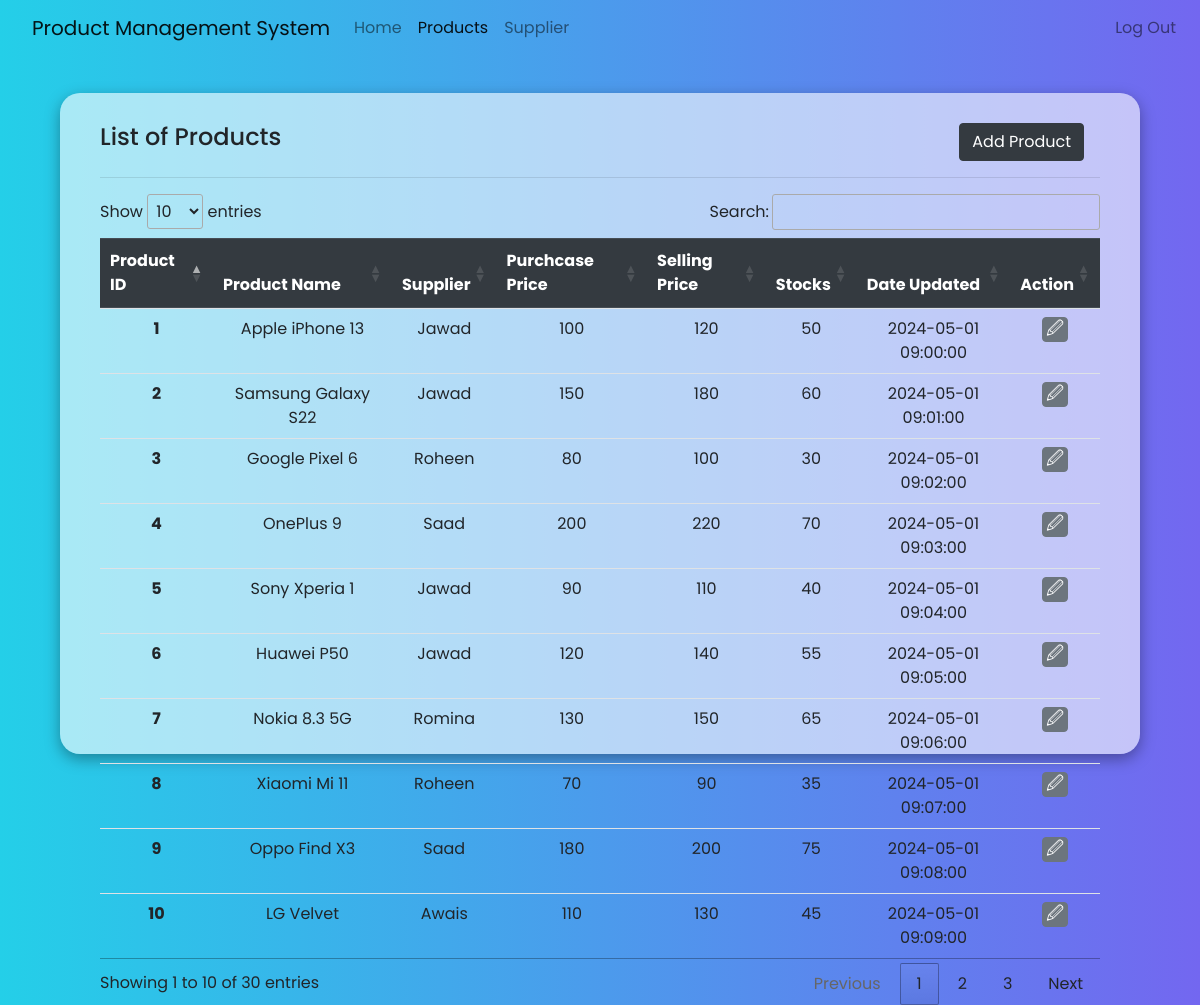
/products.php, run on the app's committed database.
### tables this page shows
CREATE TABLE `tbl_product` (
  `tbl_product_id` int(11) NOT NULL,
  `product_name` varchar(255) NOT NULL,
  `tbl_supplier_id` int(11) NOT NULL,
  `purchase` int(11) NOT NULL,
  `selling` int(11) NOT NULL,
  `stock` int(11) NOT NULL,
  `date_updated` timestamp NOT NULL DEFAULT current_timestamp() ON UPDATE current_timestamp()
);

CREATE TABLE `tbl_supplier` (
  `tbl_supplier_id` int(11) NOT NULL,
  `supplier_name` varchar(255) NOT NULL,
  `supplier_contact` varchar(255) NOT NULL
);

### products.php (the view, shortened to what this page needs)
<?php include ("./conn/conn.php") ?>
<!DOCTYPE html>
<html lang="en">
<head>
    <link rel="stylesheet" href="https://cdn.jsdelivr.net/npm/bootstrap@4.6.2/dist/css/bootstrap.min.css">
    <link rel="stylesheet" href="https://cdn.datatables.net/1.13.7/css/jquery.dataTables.css" />
</head>
<body>
<nav class="navbar navbar-expand-lg navbar-light bg-yellow">
        <a class="navbar-brand ml-3" href="">Product Management System</a>
        <div class="collapse navbar-collapse" id="navbarNav">
            <ul class="navbar-nav">
                <li class="nav-item">
                    <a class="nav-link" href="http://localhost/product-management/home.php">Home</a>
                </li>
                <li class="nav-item active">
                    <a class="nav-link" href="http://localhost/product-management/products.php">Products</a>
                </li>
                <li class="nav-item">
                    <a class="nav-link" href="http://localhost/product-management/supplier.php">Supplier</a>
                </li>
            </ul>
        </div>
        <div class="collapse navbar-collapse" id="navbarNav">
            <ul class="navbar-nav ml-auto">
                <li class="nav-item">
                    <a class="nav-link" href="http://localhost/product-management/index.php">Log Out</a>
                </li>
            </ul>
        </div>
    </nav>
    <div class="main">
        <div class="product-container">
            <div class="row">
            <h4 class=" col-10">List of Products</h4>
                <div class="button ml-3">
                    <button type="button" class="btn btn-dark" data-toggle="modal" data-target="#addProductModal">Add Product</button>
                </div>
            </div>
            <hr>
            <div class="table-container table-responsive">
                <table class="table table-sm text-center" id="productTable">
                    <thead class="thead-dark">
                        <tr>
                            <th scope="col">Product ID</th>
                            <th scope="col">Product Name</th>
                            <th scope="col">Supplier</th>
                            <th scope="col">Purchcase Price</th>
                            <th scope="col">Selling Price</th>
                            <th scope="col">Stocks</th>
                            <th scope="col">Date Updated</th>
                            <th scope="col">Action</th>
                        </tr>
                    </thead>
                    <tbody>
                        <?php
                            $stmt = $conn->prepare("SELECT * FROM tbl_product LEFT JOIN tbl_supplier ON  tbl_product.tbl_supplier_id = tbl_supplier.tbl_supplier_id");
                            $stmt->execute();
                            $result = $stmt->fetchAll();
                            foreach ($result as $row) {
                                $productID = $row["tbl_product_id"];
                                $productName = $row["product_name"];
                                $productSupplier = $row["supplier_name"];
                                $purchase = $row["purchase"];
                                $selling = $row["selling"];
                                $stock = $row["stock"];
                                $dateUpdated = $row["date_updated"];
                            ?>
                            <tr>
                                <th scope="row"><?= $productID ?></th>
                                <td id="productName-<?= $productID ?>"><?= $productName ?></td>
                                <td id="productSupplier-<?= $productID ?>"><?= $productSupplier ?></td>
                                <td id="purchase-<?= $productID ?>"><?= $purchase ?></td>
                                <td id="selling-<?= $productID ?>"><?= $selling ?></td>
                                <td id="stock-<?= $productID ?>"><?= $stock ?></td>
                                <td><?= $dateUpdated ?></td>
                                <td>
                                    <div class="action-button">
                                        <button class="btn btn-secondary" onclick="updateProduct(<?= $productID ?>)">&#128393;</button>
                                    </div>
                                </td>
                            </tr>
                            <?php
                        }
                        ?>
                    </tbody>
                </table>
            </div>
        </div>
    </div>
</body>
</html>

### products.php (style rules this page uses)
* { margin: 0; padding: 0; box-sizing: border-box; font-family: 'Poppins', sans-serif !important; }
body { background-image: linear-gradient(to right, #24cfe8, #7367f0); }
.main { display: flex; justify-content: center; align-items: center; width: 100vw; height: 91.8vh; }
.product-container { width: 90%; height: 90%; box-shadow: rgba(0, 0, 0, 0.35) 0px 5px 15px; padding: 30px 40px; border-radius: 20px; background-color: rgba(255, 255, 255, 0.6); }
.action-button { display: flex; justify-content: center; }
.action-button > button { width: 25px; height: 25px; font-size: 17px; display: flex !important; justify-content: center; align-items: center; margin: 0px 2px; }

### data on the page
tbl_product: tbl_product_id "1", product_name "Apple iPhone 13", tbl_supplier.supplier_name "Jawad", purchase "100", selling "120", stock "50", date_updated "2024-05-01 09:00:00"
tbl_product: tbl_product_id "2", product_name "Samsung Galaxy S22", tbl_supplier.supplier_name "Jawad", purchase "150", selling "180", stock "60", date_updated "2024-05-01 09:01:00"
tbl_product: tbl_product_id "3", product_name "Google Pixel 6", tbl_supplier.supplier_name "Roheen", purchase "80", selling "100", stock "30", date_updated "2024-05-01 09:02:00"
tbl_product: tbl_product_id "4", product_name "OnePlus 9", tbl_supplier.supplier_name "Saad", purchase "200", selling "220", stock "70", date_updated "2024-05-01 09:03:00"
tbl_product: tbl_product_id "5", product_name "Sony Xperia 1", tbl_supplier.supplier_name "Jawad", purchase "90", selling "110", stock "40", date_updated "2024-05-01 09:04:00"
tbl_product: tbl_product_id "6", product_name "Huawei P50", tbl_supplier.supplier_name "Jawad", purchase "120", selling "140", stock "55", date_updated "2024-05-01 09:05:00"
tbl_product: tbl_product_id "7", product_name "Nokia 8.3 5G", tbl_supplier.supplier_name "Romina", purchase "130", selling "150", stock "65", date_updated "2024-05-01 09:06:00"
tbl_product: tbl_product_id "8", product_name "Xiaomi Mi 11", tbl_supplier.supplier_name "Roheen", purchase "70", selling "90", stock "35", date_updated "2024-05-01 09:07:00"
tbl_product: tbl_product_id "9", product_name "Oppo Find X3", tbl_supplier.supplier_name "Saad", purchase "180", selling "200", stock "75", date_updated "2024-05-01 09:08:00"
tbl_product: tbl_product_id "10", product_name "LG Velvet", tbl_supplier.supplier_name "Awais", purchase "110", selling "130", stock "45", date_updated "2024-05-01 09:09:00"
